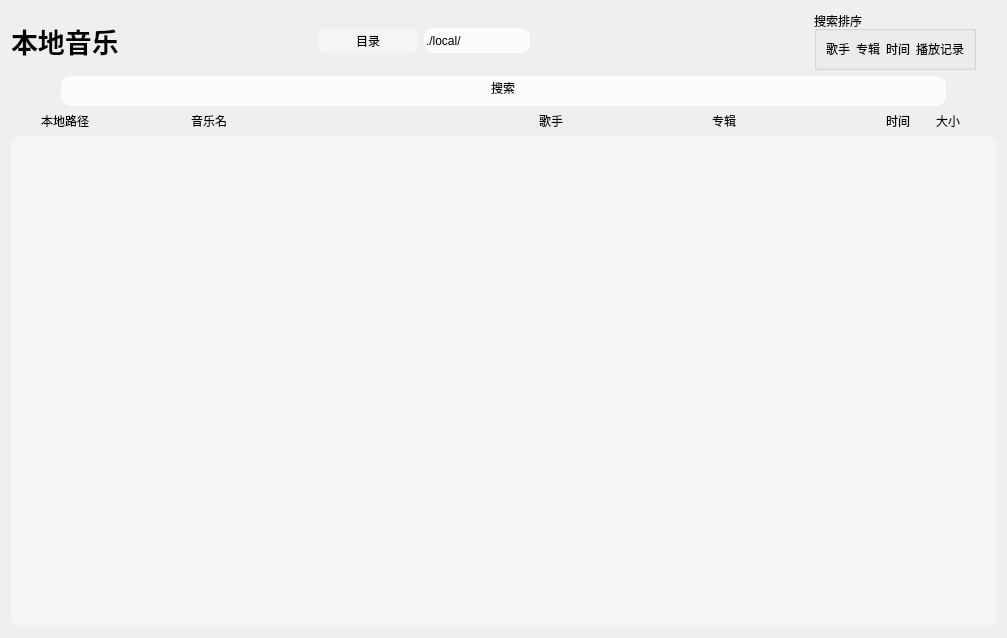
<?xml version="1.0" encoding="UTF-8"?>
<ui version="4.0">
 <class>LocalMusicView</class>
 <widget class="QWidget" name="LocalMusicView">
  <property name="geometry">
   <rect>
    <x>0</x>
    <y>0</y>
    <width>1007</width>
    <height>638</height>
   </rect>
  </property>
  <property name="windowTitle">
   <string>Form</string>
  </property>
  <property name="styleSheet">
   <string notr="true"/>
  </property>
  <layout class="QVBoxLayout" name="verticalLayout_2">
   <item>
    <layout class="QHBoxLayout" name="horizontalLayout" stretch="5,2,1">
     <property name="rightMargin">
      <number>20</number>
     </property>
     <item>
      <layout class="QHBoxLayout" name="horizontalLayout_3" stretch="3,1,0">
       <property name="rightMargin">
        <number>50</number>
       </property>
       <item>
        <widget class="QLabel" name="label">
         <property name="font">
          <font>
           <pointsize>20</pointsize>
           <weight>75</weight>
           <bold>true</bold>
          </font>
         </property>
         <property name="styleSheet">
          <string notr="true"/>
         </property>
         <property name="text">
          <string>本地音乐</string>
         </property>
         <property name="textFormat">
          <enum>Qt::AutoText</enum>
         </property>
        </widget>
       </item>
       <item>
        <widget class="QPushButton" name="btnOpenDir">
         <property name="maximumSize">
          <size>
           <width>16777215</width>
           <height>25</height>
          </size>
         </property>
         <property name="styleSheet">
          <string notr="true">QPushButton{
	background-color: rgb(255, 255, 255,100);
	border-radius:5px ;
}
QPushButton:hover{
	background-color: rgb(255, 255, 255);
	border-radius:5px ;
}</string>
         </property>
         <property name="text">
          <string>目录</string>
         </property>
        </widget>
       </item>
       <item>
        <widget class="QLineEdit" name="lineEdit">
         <property name="maximumSize">
          <size>
           <width>16777215</width>
           <height>25</height>
          </size>
         </property>
         <property name="styleSheet">
          <string notr="true">background-color: rgb(255, 255, 255,200);
border-radius:10px ;</string>
         </property>
         <property name="text">
          <string>./local/</string>
         </property>
        </widget>
       </item>
      </layout>
     </item>
     <item>
      <spacer name="horizontalSpacer">
       <property name="orientation">
        <enum>Qt::Horizontal</enum>
       </property>
       <property name="sizeHint" stdset="0">
        <size>
         <width>40</width>
         <height>20</height>
        </size>
       </property>
      </spacer>
     </item>
     <item>
      <layout class="QHBoxLayout" name="horizontalLayout_4">
       <item>
        <widget class="QGroupBox" name="groupBox">
         <property name="styleSheet">
          <string notr="true">QPushButton{
	border-width: 4px; 
	border-radius:1;
}</string>
         </property>
         <property name="title">
          <string>搜索排序</string>
         </property>
         <layout class="QHBoxLayout" name="horizontalLayout_5">
          <item>
           <widget class="QPushButton" name="pushButton_2">
            <property name="text">
             <string>歌手</string>
            </property>
           </widget>
          </item>
          <item>
           <widget class="QPushButton" name="pushButton_3">
            <property name="text">
             <string>专辑</string>
            </property>
           </widget>
          </item>
          <item>
           <widget class="QPushButton" name="pushButton_4">
            <property name="text">
             <string>时间</string>
            </property>
           </widget>
          </item>
          <item>
           <widget class="QPushButton" name="pushButton_5">
            <property name="text">
             <string>播放记录</string>
            </property>
           </widget>
          </item>
         </layout>
        </widget>
       </item>
      </layout>
     </item>
    </layout>
   </item>
   <item>
    <layout class="QHBoxLayout" name="horizontalLayout_2">
     <property name="leftMargin">
      <number>50</number>
     </property>
     <property name="rightMargin">
      <number>50</number>
     </property>
     <item>
      <widget class="QLineEdit" name="leSearch">
       <property name="sizePolicy">
        <sizepolicy hsizetype="Expanding" vsizetype="Fixed">
         <horstretch>0</horstretch>
         <verstretch>0</verstretch>
        </sizepolicy>
       </property>
       <property name="minimumSize">
        <size>
         <width>0</width>
         <height>30</height>
        </size>
       </property>
       <property name="styleSheet">
        <string notr="true">background-color: rgb(255, 255, 255,200);
border-radius:10px ;</string>
       </property>
       <property name="text">
        <string>搜索</string>
       </property>
       <property name="alignment">
        <set>Qt::AlignCenter</set>
       </property>
      </widget>
     </item>
    </layout>
   </item>
   <item>
    <layout class="QVBoxLayout" name="verticalLayout">
     <property name="bottomMargin">
      <number>0</number>
     </property>
     <item>
      <layout class="QHBoxLayout" name="horizontalLayout_6">
       <property name="spacing">
        <number>1</number>
       </property>
       <property name="topMargin">
        <number>0</number>
       </property>
       <item>
        <layout class="QHBoxLayout" name="horizontalLayout_7" stretch="1,0,0,4,2,2,1,1">
         <property name="spacing">
          <number>0</number>
         </property>
         <property name="leftMargin">
          <number>10</number>
         </property>
         <property name="rightMargin">
          <number>10</number>
         </property>
         <item>
          <layout class="QHBoxLayout" name="hLayoutIndex">
           <item>
            <widget class="QLabel" name="labIndex">
             <property name="sizePolicy">
              <sizepolicy hsizetype="Fixed" vsizetype="Preferred">
               <horstretch>0</horstretch>
               <verstretch>0</verstretch>
              </sizepolicy>
             </property>
             <property name="minimumSize">
              <size>
               <width>20</width>
               <height>0</height>
              </size>
             </property>
             <property name="text">
              <string/>
             </property>
            </widget>
           </item>
          </layout>
         </item>
         <item>
          <layout class="QHBoxLayout" name="hLayoutOp"/>
         </item>
         <item>
          <layout class="QHBoxLayout" name="horizontalLayout_8">
           <property name="spacing">
            <number>0</number>
           </property>
           <item>
            <widget class="QLabel" name="labPath">
             <property name="minimumSize">
              <size>
               <width>150</width>
               <height>0</height>
              </size>
             </property>
             <property name="text">
              <string>本地路径</string>
             </property>
            </widget>
           </item>
          </layout>
         </item>
         <item>
          <layout class="QHBoxLayout" name="hLayoutMusicName">
           <item>
            <widget class="QLabel" name="labMusicName">
             <property name="sizePolicy">
              <sizepolicy hsizetype="Preferred" vsizetype="Preferred">
               <horstretch>0</horstretch>
               <verstretch>0</verstretch>
              </sizepolicy>
             </property>
             <property name="minimumSize">
              <size>
               <width>0</width>
               <height>0</height>
              </size>
             </property>
             <property name="text">
              <string>音乐名</string>
             </property>
            </widget>
           </item>
          </layout>
         </item>
         <item>
          <layout class="QHBoxLayout" name="hLayoutSinger">
           <item>
            <widget class="QLabel" name="labSinger">
             <property name="sizePolicy">
              <sizepolicy hsizetype="Preferred" vsizetype="Preferred">
               <horstretch>0</horstretch>
               <verstretch>0</verstretch>
              </sizepolicy>
             </property>
             <property name="minimumSize">
              <size>
               <width>100</width>
               <height>0</height>
              </size>
             </property>
             <property name="text">
              <string>歌手</string>
             </property>
            </widget>
           </item>
          </layout>
         </item>
         <item>
          <layout class="QHBoxLayout" name="hLayoutAlbum">
           <item>
            <widget class="QLabel" name="labAlbum">
             <property name="sizePolicy">
              <sizepolicy hsizetype="Preferred" vsizetype="Preferred">
               <horstretch>0</horstretch>
               <verstretch>0</verstretch>
              </sizepolicy>
             </property>
             <property name="minimumSize">
              <size>
               <width>100</width>
               <height>0</height>
              </size>
             </property>
             <property name="text">
              <string>专辑</string>
             </property>
            </widget>
           </item>
          </layout>
         </item>
         <item>
          <layout class="QHBoxLayout" name="hLayoutTime">
           <item>
            <widget class="QLabel" name="labTime">
             <property name="sizePolicy">
              <sizepolicy hsizetype="Fixed" vsizetype="Preferred">
               <horstretch>0</horstretch>
               <verstretch>0</verstretch>
              </sizepolicy>
             </property>
             <property name="minimumSize">
              <size>
               <width>50</width>
               <height>0</height>
              </size>
             </property>
             <property name="text">
              <string>时间</string>
             </property>
            </widget>
           </item>
          </layout>
         </item>
         <item>
          <layout class="QHBoxLayout" name="horizontalLayout_9">
           <item>
            <widget class="QLabel" name="labFileSize">
             <property name="sizePolicy">
              <sizepolicy hsizetype="Fixed" vsizetype="Preferred">
               <horstretch>0</horstretch>
               <verstretch>0</verstretch>
              </sizepolicy>
             </property>
             <property name="minimumSize">
              <size>
               <width>50</width>
               <height>0</height>
              </size>
             </property>
             <property name="text">
              <string>大小</string>
             </property>
            </widget>
           </item>
          </layout>
         </item>
        </layout>
       </item>
      </layout>
     </item>
     <item>
      <widget class="MusicListWidget" name="lwMusicList">
       <property name="styleSheet">
        <string notr="true">QListWidget{background-color: rgb(255, 255, 255,100);
border-radius:10px ;
}</string>
       </property>
      </widget>
     </item>
    </layout>
   </item>
  </layout>
 </widget>
 <customwidgets>
  <customwidget>
   <class>MusicListWidget</class>
   <extends>QListWidget</extends>
   <header location="global">musiclistwidget.h</header>
  </customwidget>
 </customwidgets>
 <resources/>
 <connections/>
</ui>
